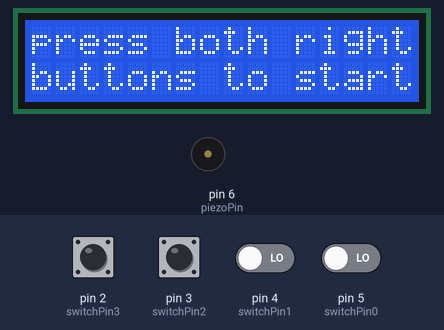
The sketch below on a simulated Arduino Uno, built with avr-gcc and run on an emulated ATmega328P. Shown: 16×2 character LCD, buzzer (waves = sounding). Inputs (shaded band) come from the test bench; at power-on: pin 2 (switchPin3), pin 3 (switchPin2), pin 4 (switchPin1), pin 5 (switchPin0) LOW.

Above: at 1.2 s.
1.3 s: pin 4 (switchPin1) driven HIGH and pin 5 (switchPin0) driven HIGH
At 1.61 s:
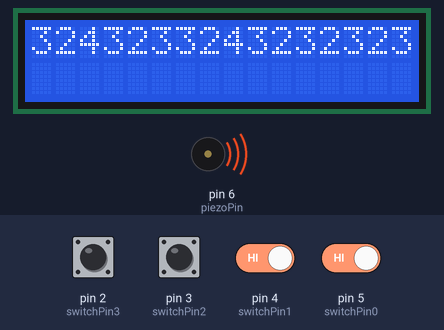
At 2.9 s:
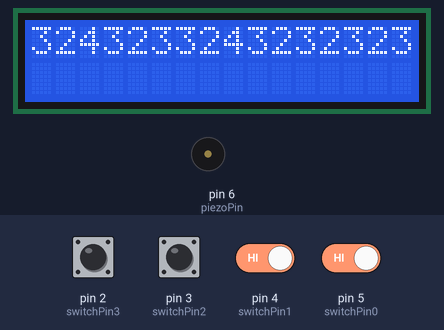
Timing chart, 0 to 4.4 s (numbered marks = the images above; inputs shaded):
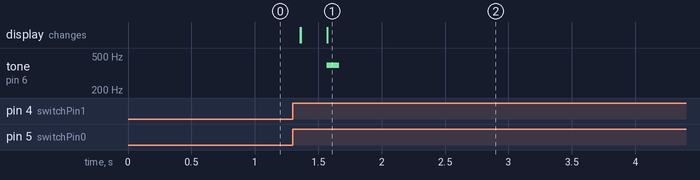

The sketch:

finalproject.ino
```cpp
/***********************************************************************
 *
 *
 * RING AROUND THE ARDUINO: A GUITAR HERO AND PIANO TILES INSPIRED GAME
 * by Maria Molloy
 *
 * HOW TO PLAY:
    -press the 3rd and 4th buttons at the same time to begin
    -press the button corresponding to the 1st number on the screen. Follow the notes and you will hear the song!
    -to restart the game, simply press the 3rd and 4th buttons together again
 *
 *
*************************************************************************/

#include <LiquidCrystal.h>
LiquidCrystal lcd(8, 9, 10, 11, 12, 13);

const int switchPin0 = 5; //furthest pin right
const int switchPin1 = 4;
const int switchPin2 = 3;
const int switchPin3 = 2; //furthest pin left

int sState1 = 0;
int sState2 = 0;
int prevSwitchState0 = 0;
int prevSwitchState1 = 0;

const int piezoPin = 6;
const int tempo = 100;

const int a = 440;
const int b = 466;
const int c = 261;
const int d = 294;
const int e = 329;
const int f = 349;
const int g = 391;

const int pin0note = a; //a
const int pin1note = g; //g
const int pin2note = e; //e
const int pin3note = c; //c

#define LCD_contrast 7 //contrast pin is connected to pin 3
const int contrast = 50; //screen contrast always starts at 50

//Ring Around the Rosy note sequence
int song1[19] = {
  3, 3, 2, 4, 3, 2, 3, 3, 2, 4, 3, 2, 3, 2, 3, 2, 3, 3, 1
};

//Debooucing helpers
int buttonState0;
int buttonState1;
int buttonState2;
int buttonState3;
int lastButtonState0 = LOW;
int lastButtonState1 = LOW;
int lastButtonState2 = LOW;
int lastButtonState3 = LOW;

unsigned long lastDebounceTime0 = 0;
unsigned long lastDebounceTime1 = 0;
unsigned long lastDebounceTime2 = 0;
unsigned long lastDebounceTime3 = 0;
unsigned long debounceDelay = 50;

int screen = 1; //start screen
int count = 0; //start at first note

void setup() {

  lcd.begin(16, 2);

  pinMode(switchPin0, INPUT);
  pinMode(switchPin1, INPUT);
  pinMode(switchPin2, INPUT);
  pinMode(switchPin3, INPUT);

  //Set contrast
  pinMode(LCD_contrast, OUTPUT);
  analogWrite(LCD_contrast, contrast);
}

void loop() {
  //Call changeScreen to start game and load first game
  changeScreen(screen);

  //Read current state of both right pins to enable screen changes
  int reading0 = digitalRead(switchPin0);
  int reading1 = digitalRead(switchPin1);
/*  int reading2 = digitalRead(switchPin2);
  int reading3 = digitalRead(switchPin3); */

  //Check for noise
  if (reading0 != prevSwitchState0) {
    lastDebounceTime0 = millis();
  }
  if (reading1 != prevSwitchState1) {
    lastDebounceTime1 = millis();
  }

  if (((millis() - lastDebounceTime0) > debounceDelay) && ((millis() - lastDebounceTime1) > debounceDelay)) {
    //If state changes
    if ((reading0 != sState1) && (reading1 != sState2)) {
      sState1 = reading0;
      sState2 = reading1;

      //If both buttons are pressed
      if ((sState1 == HIGH) && (sState2 == HIGH)) {
        if (screen == 3) {
          screen = 1;
          lcd.clear();
        }
        else {
          screen++;
          lcd.clear();
        }
      }
    }
  }

  //Save reading for next run of loop
  prevSwitchState0 = reading0;
  prevSwitchState1 = reading1;
}

//Function to debounce each button and play the correct note
void playGame(){
  //Read button input
  int reading0 = digitalRead(switchPin0);
  int reading1 = digitalRead(switchPin1);
  int reading2 = digitalRead(switchPin2);
  int reading3 = digitalRead(switchPin3);

  //reset deboucing time
  if (reading0 != lastButtonState0) {
    lastDebounceTime0 = millis();
  }
  if (reading1 != lastButtonState1) {
    lastDebounceTime1 = millis();
  }
  if (reading2 != lastButtonState2) {
    lastDebounceTime2 = millis();
  }
  if (reading3 != lastButtonState3) {
    lastDebounceTime3 = millis();
  }

  //Debounce 4th button
  if ((millis() - lastDebounceTime0) > debounceDelay) {
    if (reading0 != buttonState0) {
      buttonState0 = reading0;
      //If button is pressed and correct note is being played
      if (buttonState0 == HIGH && song1[count] == 4) {
        tone(piezoPin, pin0note, tempo);
        printScreen();
      }
    }
  }

  //Debounce 3rd button
  if ((millis() - lastDebounceTime1) > debounceDelay) {
    if (reading1 != buttonState1) {
      buttonState1 = reading1;
      //If button is pressed and correct note is being played
      if (buttonState1 == HIGH && song1[count] == 3) {
        tone(piezoPin, pin1note, tempo);
        printScreen();
      }
    }
  }

  //Debounce 2nd button
  if ((millis() - lastDebounceTime2) > debounceDelay) {
    if (reading2 != buttonState2) {
      buttonState2 = reading2;
      //If button is pressed and correct note is being played
      if (buttonState2 == HIGH && song1[count] == 2) {
        tone(piezoPin, pin2note, tempo);
        printScreen();
      }
    }
  }

  //Debounce 1st button
  if ((millis() - lastDebounceTime3) > debounceDelay) {
    if (reading3 != buttonState3) {
      buttonState3 = reading3;
      //If button is pressed and correct note is being played
      if (buttonState3 == HIGH && song1[count] == 1) {
        screen++;
        tone(piezoPin, pin3note, tempo);
        printScreen();
      }
    }
  }
  //Save the readings for next loop run
  lastButtonState0 = reading0;
  lastButtonState1 = reading1;
  lastButtonState2 = reading2;
  lastButtonState3 = reading3;

}

//Function to move to the next note when the correct button is pressed
void printScreen(){
  count++;
  lcd.scrollDisplayLeft();
}

//Function to control the screens.
void changeScreen(int s) {
  //screen 1 = welcome screen
  if (s == 1) {
    count = 0;
    lcd.setCursor(0, 0);
    lcd.print("press both right");
    lcd.setCursor(0, 1);
    lcd.print("buttons to start");
  }
  //screen 2 = game
  else if (s == 2){
    lcd.setCursor(0, 0);
    //Print sequence of notes on the screen
    for (int i = 0; i < 19; i++){
      lcd.print(song1[i]);
    }
   delay(100);
   playGame();
  }
  //screen 3 = game over
  else {
    lcd.setCursor(19, 0);
    lcd.print("GAME OVER");
    lcd.setCursor(19, 1);
    lcd.print("play again?");
  }
}
```

Measured:
- after the input at 1.3 s, tone on pin 6 (piezoPin): silent → 391 Hz after 0.27 s, → silent 0.10 s later; the display: first changes after 0.06 s (image 1 shows a later state)
